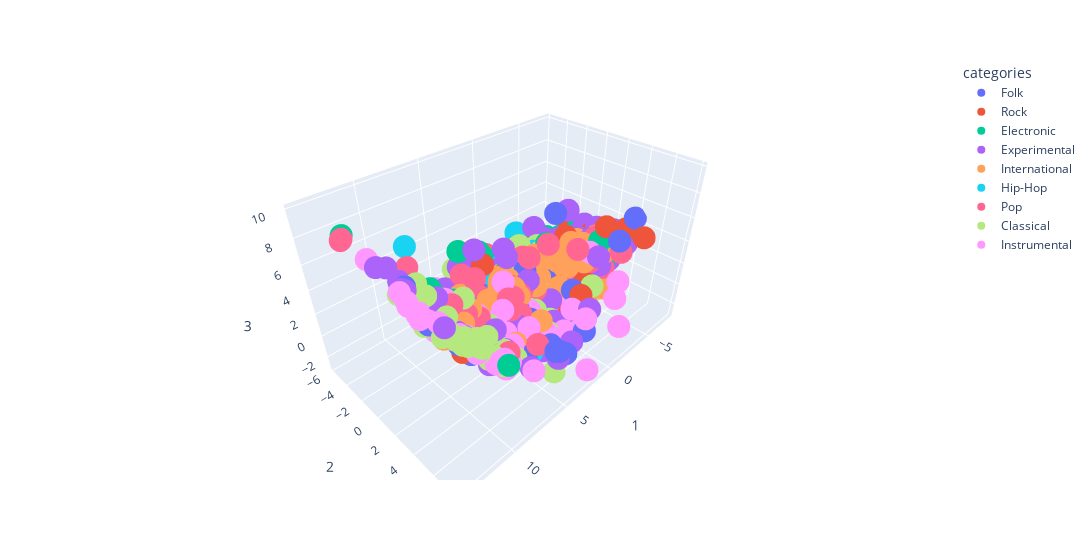
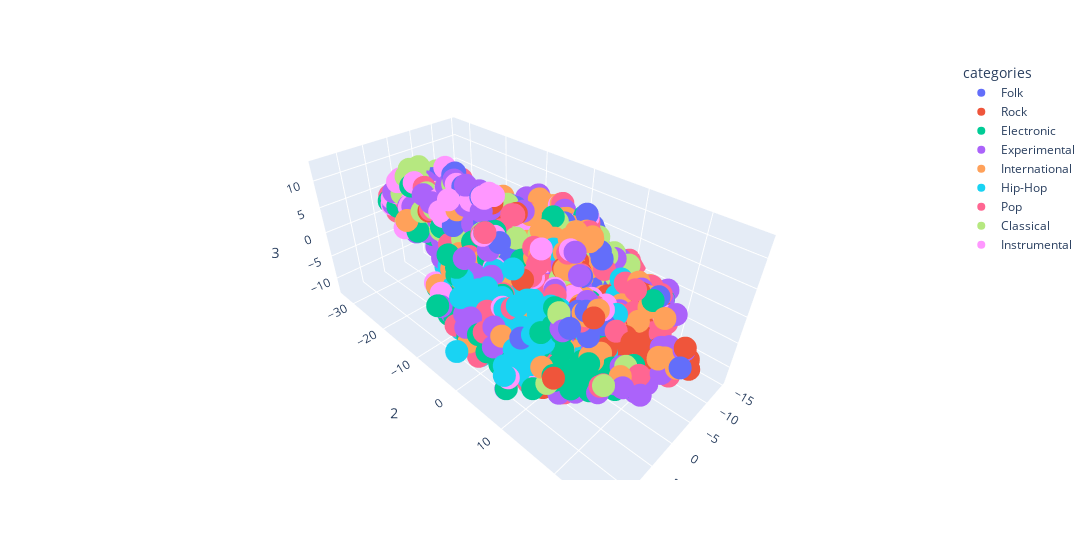

The code cell stored with these charts, in order, in its notebook:
### Code cell
model.run_pca()
model.run_tsne()

### Figure 1 — Plotly figure (JSON) as saved in the notebook; plotly's stock layout.template omitted (floating-point values rounded to 4 significant figures; data arrays with more than 128 entries replaced by an {"elided": "..."} marker saying what was removed)
{"data": [{"hovertemplate": "categories=Folk<br>1=%{x}<br>2=%{y}<br>3=%{z}<extra></extra>", "legendgroup": "Folk", "marker": {"color": "#636efa", "symbol": "circle"}, "mode": "markers", "name": "Folk", "scene": "scene", "showlegend": true, "type": "scatter3d", "x": {"elided": "203 float values"}, "y": {"elided": "203 float values"}, "z": {"elided": "203 float values"}}, {"hovertemplate": "categories=Rock<br>1=%{x}<br>2=%{y}<br>3=%{z}<extra></extra>", "legendgroup": "Rock", "marker": {"color": "#EF553B", "symbol": "circle"}, "mode": "markers", "name": "Rock", "scene": "scene", "showlegend": true, "type": "scatter3d", "x": {"elided": "195 float values"}, "y": {"elided": "195 float values"}, "z": {"elided": "195 float values"}}, {"hovertemplate": "categories=Electronic<br>1=%{x}<br>2=%{y}<br>3=%{z}<extra></extra>", "legendgroup": "Electronic", "marker": {"color": "#00cc96", "symbol": "circle"}, "mode": "markers", "name": "Electronic", "scene": "scene", "showlegend": true, "type": "scatter3d", "x": {"elided": "179 float values"}, "y": {"elided": "179 float values"}, "z": {"elided": "179 float values"}}, {"hovertemplate": "categories=Experimental<br>1=%{x}<br>2=%{y}<br>3=%{z}<extra></extra>", "legendgroup": "Experimental", "marker": {"color": "#ab63fa", "symbol": "circle"}, "mode": "markers", "name": "Experimental", "scene": "scene", "showlegend": true, "type": "scatter3d", "x": {"elided": "211 float values"}, "y": {"elided": "211 float values"}, "z": {"elided": "211 float values"}}, {"hovertemplate": "categories=International<br>1=%{x}<br>2=%{y}<br>3=%{z}<extra></extra>", "legendgroup": "International", "marker": {"color": "#FFA15A", "symbol": "circle"}, "mode": "markers", "name": "International", "scene": "scene", "showlegend": true, "type": "scatter3d", "x": {"elided": "204 float values"}, "y": {"elided": "204 float values"}, "z": {"elided": "204 float values"}}, {"hovertemplate": "categories=Hip-Hop<br>1=%{x}<br>2=%{y}<br>3=%{z}<extra></extra>", "legendgroup": "Hip-Hop", "marker": {"color": "#19d3f3", "symbol": "circle"}, "mode": "markers", "name": "Hip-Hop", "scene": "scene", "showlegend": true, "type": "scatter3d", "x": {"elided": "191 float values"}, "y": {"elided": "191 float values"}, "z": {"elided": "191 float values"}}, {"hovertemplate": "categories=Pop<br>1=%{x}<br>2=%{y}<br>3=%{z}<extra></extra>", "legendgroup": "Pop", "marker": {"color": "#FF6692", "symbol": "circle"}, "mode": "markers", "name": "Pop", "scene": "scene", "showlegend": true, "type": "scatter3d", "x": {"elided": "207 float values"}, "y": {"elided": "207 float values"}, "z": {"elided": "207 float values"}}, {"hovertemplate": "categories=Classical<br>1=%{x}<br>2=%{y}<br>3=%{z}<extra></extra>", "legendgroup": "Classical", "marker": {"color": "#B6E880", "symbol": "circle"}, "mode": "markers", "name": "Classical", "scene": "scene", "showlegend": true, "type": "scatter3d", "x": {"elided": "201 float values"}, "y": {"elided": "201 float values"}, "z": {"elided": "201 float values"}}, {"hovertemplate": "categories=Instrumental<br>1=%{x}<br>2=%{y}<br>3=%{z}<extra></extra>", "legendgroup": "Instrumental", "marker": {"color": "#FF97FF", "symbol": "circle"}, "mode": "markers", "name": "Instrumental", "scene": "scene", "showlegend": true, "type": "scatter3d", "x": {"elided": "209 float values"}, "y": {"elided": "209 float values"}, "z": {"elided": "209 float values"}}], "layout": {"legend": {"title": {"text": "categories"}, "tracegroupgap": 0}, "margin": {"t": 60}, "scene": {"domain": {"x": [0, 1], "y": [0, 1]}, "xaxis": {"title": {"text": "1"}}, "yaxis": {"title": {"text": "2"}}, "zaxis": {"title": {"text": "3"}}}, "width": 1500}}

### Figure 2 — Plotly figure (JSON) as saved in the notebook; plotly's stock layout.template omitted (floating-point values rounded to 4 significant figures; data arrays with more than 128 entries replaced by an {"elided": "..."} marker saying what was removed)
{"data": [{"hovertemplate": "categories=Folk<br>1=%{x}<br>2=%{y}<br>3=%{z}<extra></extra>", "legendgroup": "Folk", "marker": {"color": "#636efa", "symbol": "circle"}, "mode": "markers", "name": "Folk", "scene": "scene", "showlegend": true, "type": "scatter3d", "x": {"elided": "203 float values"}, "y": {"elided": "203 float values"}, "z": {"elided": "203 float values"}}, {"hovertemplate": "categories=Rock<br>1=%{x}<br>2=%{y}<br>3=%{z}<extra></extra>", "legendgroup": "Rock", "marker": {"color": "#EF553B", "symbol": "circle"}, "mode": "markers", "name": "Rock", "scene": "scene", "showlegend": true, "type": "scatter3d", "x": {"elided": "195 float values"}, "y": {"elided": "195 float values"}, "z": {"elided": "195 float values"}}, {"hovertemplate": "categories=Electronic<br>1=%{x}<br>2=%{y}<br>3=%{z}<extra></extra>", "legendgroup": "Electronic", "marker": {"color": "#00cc96", "symbol": "circle"}, "mode": "markers", "name": "Electronic", "scene": "scene", "showlegend": true, "type": "scatter3d", "x": {"elided": "179 float values"}, "y": {"elided": "179 float values"}, "z": {"elided": "179 float values"}}, {"hovertemplate": "categories=Experimental<br>1=%{x}<br>2=%{y}<br>3=%{z}<extra></extra>", "legendgroup": "Experimental", "marker": {"color": "#ab63fa", "symbol": "circle"}, "mode": "markers", "name": "Experimental", "scene": "scene", "showlegend": true, "type": "scatter3d", "x": {"elided": "211 float values"}, "y": {"elided": "211 float values"}, "z": {"elided": "211 float values"}}, {"hovertemplate": "categories=International<br>1=%{x}<br>2=%{y}<br>3=%{z}<extra></extra>", "legendgroup": "International", "marker": {"color": "#FFA15A", "symbol": "circle"}, "mode": "markers", "name": "International", "scene": "scene", "showlegend": true, "type": "scatter3d", "x": {"elided": "204 float values"}, "y": {"elided": "204 float values"}, "z": {"elided": "204 float values"}}, {"hovertemplate": "categories=Hip-Hop<br>1=%{x}<br>2=%{y}<br>3=%{z}<extra></extra>", "legendgroup": "Hip-Hop", "marker": {"color": "#19d3f3", "symbol": "circle"}, "mode": "markers", "name": "Hip-Hop", "scene": "scene", "showlegend": true, "type": "scatter3d", "x": {"elided": "191 float values"}, "y": {"elided": "191 float values"}, "z": {"elided": "191 float values"}}, {"hovertemplate": "categories=Pop<br>1=%{x}<br>2=%{y}<br>3=%{z}<extra></extra>", "legendgroup": "Pop", "marker": {"color": "#FF6692", "symbol": "circle"}, "mode": "markers", "name": "Pop", "scene": "scene", "showlegend": true, "type": "scatter3d", "x": {"elided": "207 float values"}, "y": {"elided": "207 float values"}, "z": {"elided": "207 float values"}}, {"hovertemplate": "categories=Classical<br>1=%{x}<br>2=%{y}<br>3=%{z}<extra></extra>", "legendgroup": "Classical", "marker": {"color": "#B6E880", "symbol": "circle"}, "mode": "markers", "name": "Classical", "scene": "scene", "showlegend": true, "type": "scatter3d", "x": {"elided": "201 float values"}, "y": {"elided": "201 float values"}, "z": {"elided": "201 float values"}}, {"hovertemplate": "categories=Instrumental<br>1=%{x}<br>2=%{y}<br>3=%{z}<extra></extra>", "legendgroup": "Instrumental", "marker": {"color": "#FF97FF", "symbol": "circle"}, "mode": "markers", "name": "Instrumental", "scene": "scene", "showlegend": true, "type": "scatter3d", "x": {"elided": "209 float values"}, "y": {"elided": "209 float values"}, "z": {"elided": "209 float values"}}], "layout": {"legend": {"title": {"text": "categories"}, "tracegroupgap": 0}, "margin": {"t": 60}, "scene": {"domain": {"x": [0, 1], "y": [0, 1]}, "xaxis": {"title": {"text": "1"}}, "yaxis": {"title": {"text": "2"}}, "zaxis": {"title": {"text": "3"}}}, "width": 1200}}
